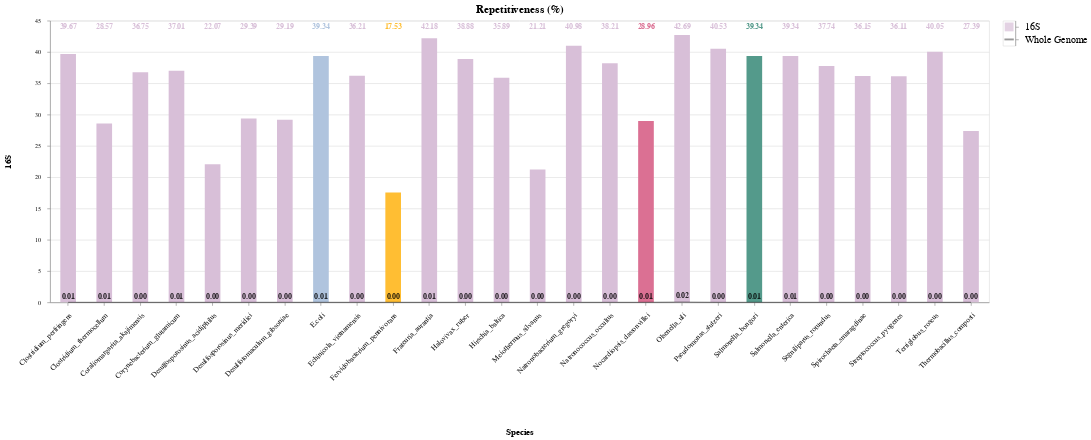

Here is the notebook cell this chart was saved with:
### Code cell
import pandas as pd
import altair as alt

data = pd.read_csv("/scratch/rnd-rojas/assembly_stephanie/data/repeat.csv")
df = pd.DataFrame(data, columns=['Species', 'Whole Genome', '16S'])

colors=['thistle', 'thistle', 'thistle', 'thistle', 'thistle', 'thistle', 'thistle', 'lightsteelblue', 'thistle', 
        '#ffbe33', 'thistle', 'thistle', 'thistle', 'thistle', 'thistle', 'thistle', 'palevioletred', 
        'thistle', 'thistle', '#549a8b', 'thistle', 'thistle', 'thistle', 'thistle', 'thistle', 'thistle']

base = alt.Chart(df, title='Repetitiveness (%)').encode(
    x=alt.X('Species:N',
           sort=alt.SortField(field='16S', order='descending')
           )
)

bar = base.mark_bar(size=25).encode(
    y=alt.Y(
            '16S:Q',
            title='16S'
           ),
        color=alt.Color(
           'Species',
            scale=alt.Scale(
                domain=df.Species.tolist(),
                range=colors
            ),
            legend=None
           )
    ).properties(width=1500, height=450)

line = base.mark_line(color='black', opacity=0.4).encode(
    y=alt.Y(
            'Whole Genome:Q'
           )
    )

textbar = bar.mark_text(
    align='center',
    baseline='middle',
    dy=-35,
    fontWeight='bold',
    fontSize=12
).encode(
    text='16S:Q',
    y=alt.value(45)
)

textline = line.mark_text(
    align='center',
    baseline='middle',
    dy=-10,
    fontWeight='bold',
    fontSize=12,
    opacity=0.8,
    color='black'
).encode(
    text=alt.Text(
        'Whole Genome:Q',
        format=",.2f"
    )
)

bardata = pd.DataFrame({'x':['Whole Genome'], 'y':['16S']})

legendbar = alt.Chart(bardata).mark_square(size=200, color='thistle').encode(
    y=alt.Y('y:N', 
            axis=alt.Axis(orient='right', 
                          titleFontSize=0, 
                          labelFontSize=16, 
                          titleX=80, 
                          titleY=-5,
                          titleAngle=0
                         ),
    
           ),
    )

legendline = alt.Chart(bardata).mark_tick(
        size=15, 
        thickness=3, 
        orient='horizontal', 
        color='black',
        opacity=0.4
).encode(
            y=alt.Y('x:N', 
                    axis=alt.Axis(orient='right', 
                                  titleFontSize=0, 
                                  labelFontSize=16, 
                                  titleX=80, 
                                  titleY=-5,
                                  titleAngle=0
                                 ),

                   ),
    )

(bar + textbar + line + textline | legendbar + legendline).configure_axisX(
    labelAngle=-45,
    labelPadding=10,
    labelLimit=1000,
    titleFontSize=14,
    labelFontSize=12,
    titleY=200
).configure_title(
    fontSize=18
).configure_axisY(
    titleFontSize=14,
    labelPadding=10,
    titleX=-60
)

### Figure 1 — Vega-Lite specification as saved in the notebook (floating-point values rounded to 4 significant figures)
{"config": {"view": {"continuousWidth": 400, "continuousHeight": 300}, "axisX": {"labelAngle": -45, "labelFontSize": 12, "labelLimit": 1000, "labelPadding": 10, "titleFontSize": 14, "titleY": 200}, "axisY": {"labelPadding": 10, "titleFontSize": 14, "titleX": -60}, "title": {"fontSize": 18}}, "hconcat": [{"layer": [{"mark": {"type": "bar", "size": 25}, "encoding": {"color": {"type": "nominal", "field": "Species", "legend": null, "scale": {"domain": ["Clostridium_perfringens", "Clostridium_thermocellum", "Coraliomargarita_akajimensis", "Corynebacterium_glutamicum", "Desulfosporosinus_acidiphilus", "Desulfosporosinus_meridiei", "Desulfotomaculum_gibsoniae", "E.coli", "Echinicola_vietnamensis", "Fervidobacterium_pennivorans", "Frateuria_aurantia", "Halovivax_ruber", "Hirschia_baltica", "Meiothermus_silvanus", "Natronobacterium_gregoryi", "Natronococcus_occultus", "Nocardiopsis_dassonvillei", "Olsenella_uli", "Pseudomonas_stutzeri", "Salmonella_bongori", "Salmonella_enterica", "Segniliparus_rotundus", "Spirochaeta_smaragdinae", "Streptococcus_pyogenes", "Terriglobus_roseus", "Thermobacillus_composti"], "range": ["thistle", "thistle", "thistle", "thistle", "thistle", "thistle", "thistle", "lightsteelblue", "thistle", "#ffbe33", "thistle", "thistle", "thistle", "thistle", "thistle", "thistle", "palevioletred", "thistle", "thistle", "#549a8b", "thistle", "thistle", "thistle", "thistle", "thistle", "thistle"]}}, "x": {"type": "nominal", "field": "Species", "sort": {"field": "16S", "order": "descending"}}, "y": {"type": "quantitative", "field": "16S", "title": "16S"}}, "height": 450, "title": "Repetitiveness (%)", "width": 1500}, {"mark": {"type": "text", "align": "center", "baseline": "middle", "dy": -35, "fontSize": 12, "fontWeight": "bold"}, "encoding": {"color": {"type": "nominal", "field": "Species", "legend": null, "scale": {"domain": ["Clostridium_perfringens", "Clostridium_thermocellum", "Coraliomargarita_akajimensis", "Corynebacterium_glutamicum", "Desulfosporosinus_acidiphilus", "Desulfosporosinus_meridiei", "Desulfotomaculum_gibsoniae", "E.coli", "Echinicola_vietnamensis", "Fervidobacterium_pennivorans", "Frateuria_aurantia", "Halovivax_ruber", "Hirschia_baltica", "Meiothermus_silvanus", "Natronobacterium_gregoryi", "Natronococcus_occultus", "Nocardiopsis_dassonvillei", "Olsenella_uli", "Pseudomonas_stutzeri", "Salmonella_bongori", "Salmonella_enterica", "Segniliparus_rotundus", "Spirochaeta_smaragdinae", "Streptococcus_pyogenes", "Terriglobus_roseus", "Thermobacillus_composti"], "range": ["thistle", "thistle", "thistle", "thistle", "thistle", "thistle", "thistle", "lightsteelblue", "thistle", "#ffbe33", "thistle", "thistle", "thistle", "thistle", "thistle", "thistle", "palevioletred", "thistle", "thistle", "#549a8b", "thistle", "thistle", "thistle", "thistle", "thistle", "thistle"]}}, "text": {"type": "quantitative", "field": "16S"}, "x": {"type": "nominal", "field": "Species", "sort": {"field": "16S", "order": "descending"}}, "y": {"value": 45}}, "height": 450, "title": "Repetitiveness (%)", "width": 1500}, {"mark": {"type": "line", "color": "black", "opacity": 0.4}, "encoding": {"x": {"type": "nominal", "field": "Species", "sort": {"field": "16S", "order": "descending"}}, "y": {"type": "quantitative", "field": "Whole Genome"}}, "title": "Repetitiveness (%)"}, {"mark": {"type": "text", "align": "center", "baseline": "middle", "color": "black", "dy": -10, "fontSize": 12, "fontWeight": "bold", "opacity": 0.8}, "encoding": {"text": {"type": "quantitative", "field": "Whole Genome", "format": ",.2f"}, "x": {"type": "nominal", "field": "Species", "sort": {"field": "16S", "order": "descending"}}, "y": {"type": "quantitative", "field": "Whole Genome"}}, "title": "Repetitiveness (%)"}], "data": {"name": "data-5737e236428d8fa2617c1b4412cdd5b1"}}, {"layer": [{"mark": {"type": "square", "color": "thistle", "size": 200}, "encoding": {"y": {"type": "nominal", "axis": {"labelFontSize": 16, "orient": "right", "titleAngle": 0, "titleFontSize": 0, "titleX": 80, "titleY": -5}, "field": "y"}}}, {"mark": {"type": "tick", "color": "black", "opacity": 0.4, "orient": "horizontal", "size": 15, "thickness": 3}, "encoding": {"y": {"type": "nominal", "axis": {"labelFontSize": 16, "orient": "right", "titleAngle": 0, "titleFontSize": 0, "titleX": 80, "titleY": -5}, "field": "x"}}}], "data": {"name": "data-b7fb12fe818070f2de5b5949965298df"}}], "$schema": "https://vega.github.io/schema/vega-lite/v4.8.1.json", "datasets": {"data-5737e236428d8fa2617c1b4412cdd5b1": [{"Species": "Clostridium_perfringens", "Whole Genome": 0.01, "16S": 39.67}, {"Species": "Clostridium_thermocellum", "Whole Genome": 0.01, "16S": 28.57}, {"Species": "Coraliomargarita_akajimensis", "Whole Genome": 0.0, "16S": 36.75}, {"Species": "Corynebacterium_glutamicum", "Whole Genome": 0.01, "16S": 37.01}, {"Species": "Desulfosporosinus_acidiphilus", "Whole Genome": 0.0, "16S": 22.07}, {"Species": "Desulfosporosinus_meridiei", "Whole Genome": 0.0, "16S": 29.39}, {"Species": "Desulfotomaculum_gibsoniae", "Whole Genome": 0.0, "16S": 29.19}, {"Species": "E.coli", "Whole Genome": 0.01, "16S": 39.34}, {"Species": "Echinicola_vietnamensis", "Whole Genome": 0.0, "16S": 36.21}, {"Species": "Fervidobacterium_pennivorans", "Whole Genome": 0.0, "16S": 17.53}, {"Species": "Frateuria_aurantia", "Whole Genome": 0.01, "16S": 42.18}, {"Species": "Halovivax_ruber", "Whole Genome": 0.0, "16S": 38.88}, {"Species": "Hirschia_baltica", "Whole Genome": 0.0, "16S": 35.89}, {"Species": "Meiothermus_silvanus", "Whole Genome": 0.0, "16S": 21.21}, {"Species": "Natronobacterium_gregoryi", "Whole Genome": 0.0, "16S": 40.98}, {"Species": "Natronococcus_occultus", "Whole Genome": 0.0, "16S": 38.21}, {"Species": "Nocardiopsis_dassonvillei", "Whole Genome": 0.01, "16S": 28.96}, {"Species": "Olsenella_uli", "Whole Genome": 0.02, "16S": 42.69}, {"Species": "Pseudomonas_stutzeri", "Whole Genome": 0.0, "16S": 40.53}, {"Species": "Salmonella_bongori", "Whole Genome": 0.01, "16S": 39.34}, {"Species": "Salmonella_enterica", "Whole Genome": 0.01, "16S": 39.34}, {"Species": "Segniliparus_rotundus", "Whole Genome": 0.0, "16S": 37.74}, {"Species": "Spirochaeta_smaragdinae", "Whole Genome": 0.0, "16S": 36.15}, {"Species": "Streptococcus_pyogenes", "Whole Genome": 0.0, "16S": 36.11}, {"Species": "Terriglobus_roseus", "Whole Genome": 0.0, "16S": 40.05}, {"Species": "Thermobacillus_composti", "Whole Genome": 0.0, "16S": 27.39}], "data-b7fb12fe818070f2de5b5949965298df": [{"x": "Whole Genome", "y": "16S"}]}}
